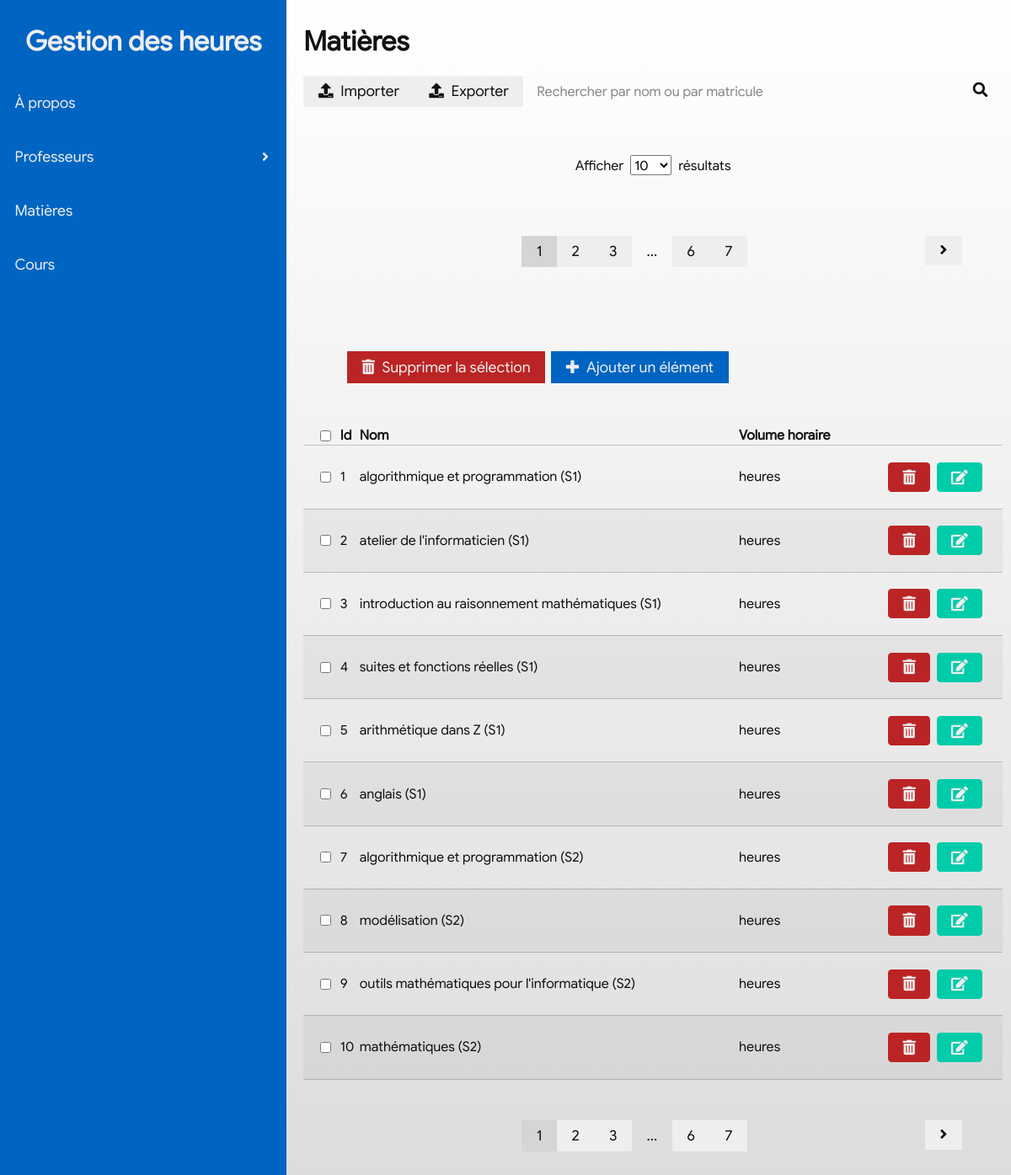
Page /subject on the earlier database version.
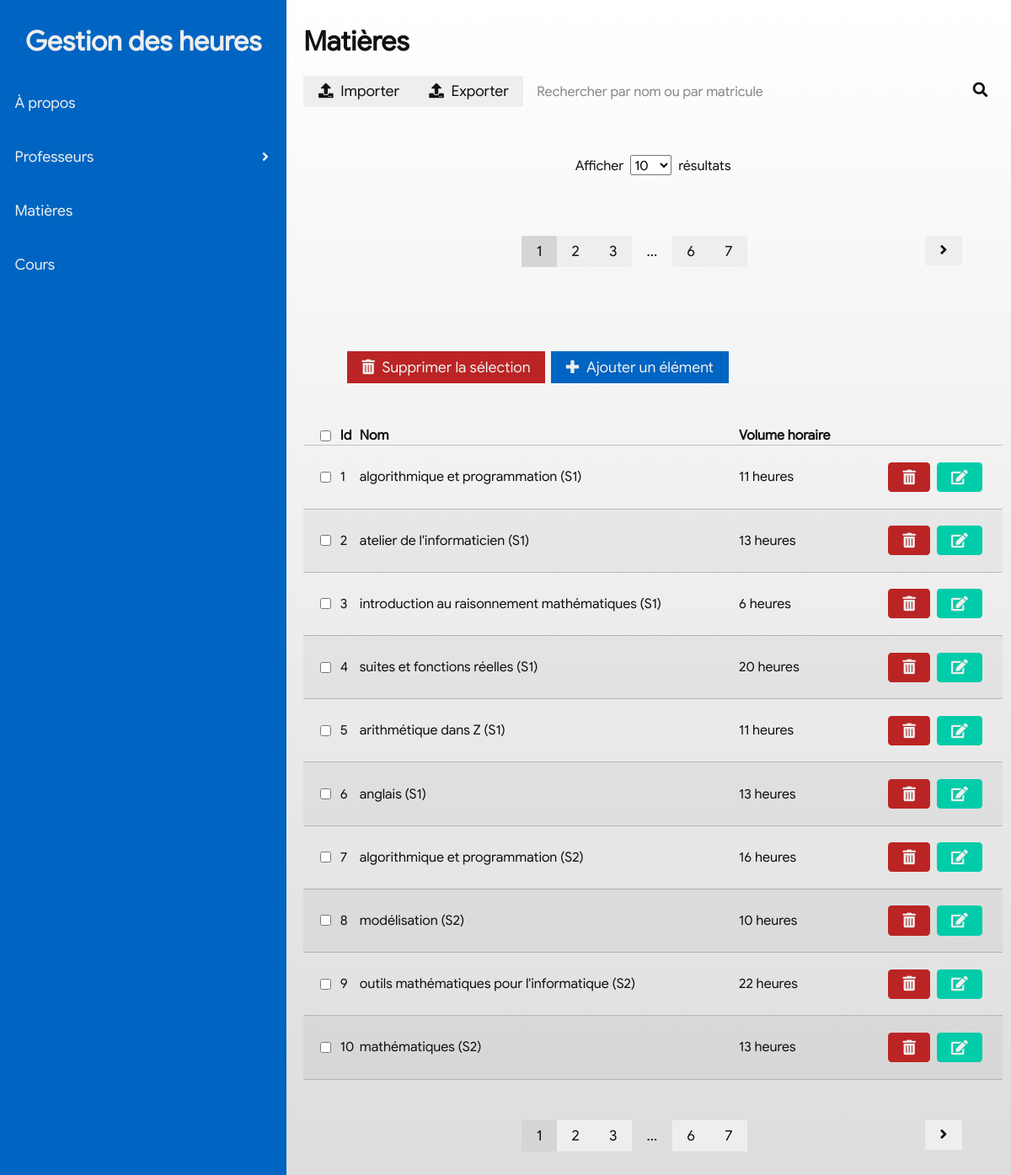
Same page on the later database version.
### tables this page shows
CREATE TABLE subject(id INT AUTO_INCREMENT, name VARCHAR(255), hrs INT, PRIMARY KEY(id));

### index.php (called while the page is built)
<?php
    require_once "controller/includes/db.php";
    require_once "view/functions.php";
    include "view/main.php";

### controller/includes/db.php (called while the page is built, shortened)
<?php
class DB{
    var $_pdo;
    function __construct($dns, $user, $password){
        $this->_pdo = new PDO($dns, $user, $password);
    }
    function query($query){
        return $this->_pdo->query($query);
    }
    function getData($query){
        $response = $this->query($query);
        $output = array();
        while($data = $response->fetch()){
            $item = array();
            foreach($data as $key => $value){
                $item[$key] = $value;
            }
            $output[count($output)] = $item;
        }
        return $output;
    }
}
$DB = new DB('mysql:host=localhost;dbname=phpProject', 'ryan', '');

### view/functions.php (the view, shortened to what this page needs)
    </tr><?php
function printSubjects(){
    global $DB;
    global $resultsPerPage;
    global $currentPage;
    $offset = $currentPage * $resultsPerPage;
    $limit = $resultsPerPage;
    $data = $DB->getData("SELECT * FROM subject LIMIT $limit OFFSET $offset");
    foreach($data as $e){
    ?><tr>
        <td><input type="checkbox" /></td>
        <td> <?php echo $e['id']; ?></td>
        <td> <?php echo utf8_encode($e['name']); ?></td>
        <td> <?php echo utf8_encode($e['hrs']); ?> heures</td>
        <td class="controls"><button class="btn btn-tertiary btn-rounded"><i class="fas fa-trash-alt"></i></button><button
                class="btn btn-quaternary btn-rounded"><i class="fas fa-edit"></i></button></td>
    </tr><?php
    }
}
function resultsPerPage(){
    $items = array(10, 25, 50, 100);
    $shown = isset($_GET['shown'])?$_GET['shown']:$items[0];
    $resultsPerPage = $shown;
    echo "<p><span>Afficher</span><select class='resultsperpage'>";
    foreach($items as $e){
        $attr = ($e == $shown)?'selected':'';
        echo "<option $attr>$e</option>";
    }
    echo "</select><span>résultats</span></p>";
}
function pagination($table){
    global $DB;
    global $resultsPerPage;
    $data = $DB->getData("SELECT COUNT(*) as len FROM $table");
    $len = $data[0][0];
    $pages = ($len / $resultsPerPage);
    $currentPage = isset($_GET['page'])?$_GET['page']:0;
    $dotted = false;
    echo '<div class="pages">';
    for($i = 0; $i < $pages; $i++){
        $p = $i+1;
        if(abs($i - $currentPage) < 2){
            if($i == $currentPage){
                echo "<span class='btn btn-secondary active'>$p</span>";
            }else{
                echo "<a class='btn btn-secondary' href='?page=$i&shown=$resultsPerPage'>$p</a>";
            }
        }else if($i < 3){
            echo "<a class='btn btn-secondary' href='?page=$i&shown=$resultsPerPage'>$p</a>";
        }else if($i+2 >= $pages){
            echo "<a class='btn btn-secondary' href='?page=$i&shown=$resultsPerPage'>$p</a>";
        }else{
            if($dotted) continue;
            echo "<span class='btn btn-secondary btn-disabled'>...</span>";
            $dotted = true;
            continue;
        }
        $dotted = false;
    }
    echo '</div>';
    echo '<div class="next">';
    if($currentPage+1 < $pages)
        echo '<a class="btn btn-secondary" href="?page='.($currentPage+1).'&shown='.$resultsPerPage.'"><i class="fas fa-angle-right"></i></a>';
    echo '</div>';}

### view/main.php (shortened to what this page needs)
<html>
<head>
    <link rel="stylesheet" href="/view/css/main.css" />
    <link rel="stylesheet" href="/view/css/ext.css" />
    <link rel="stylesheet" href="/view/css/payslip.css" />
    <link rel="stylesheet" href="/view/css/normalize.css" />
    <link rel="stylesheet" href="/view/fontawesome/css/fontawesome-all.min.css" />
</head>
<body class="background-light">
    <?php include "view/modules/main-menu.php"; ?>
    <main class="background-light vertical-gradient">
        <?php include "view/modules/content.php"; ?>
    </main>
</body>
</html>

### view/modules/main-menu.php (shortened to what this page needs)
<nav class="background-primary"><button class="btn btn-primary toggle-button"><i class="fas fa-bars"></i></button>
    <header>
        <h1>Gestion des heures</h1>
    </header>
    <div class="navigation">
        <ul>
            <li><a class="btn btn-primary btn-nav" href='/about'>À propos</a></li>
            <li><a class="btn btn-primary btn-nav" href='/teacher'>Professeurs</a><i class="fas fa-angle-right"></i>
            </li>
            <li><a class="btn btn-primary btn-nav" href='/subject'>Matières</a></li>
            <li><a class="btn btn-primary btn-nav" href='/course'>Cours</a></li>
        </ul>
    </div>
</nav>

### view/modules/content.php (shortened to what this page needs)
<?php
$URI = $_SERVER['REQUEST_URI'];
if(preg_match('/^\/(index\.(php|html))?$/', $URI)){
    include "view/modules/home.php";
}else if(preg_match('/\/teacher/', $URI)){
    include "view/modules/teacher.php";
}else if(preg_match('/\/subject/', $URI)){
    include "view/modules/subject.php";
}

### view/modules/subject.php
<h1>Matières</h1>
<nav class="topmenu">
    <ul>
        <li><button class="btn btn-light"><i class="icon fas fa-upload"></i><span>Importer</span></button></li>
        <li><button class="btn btn-light"><i class="icon fas fa-upload"></i><span>Exporter</span></button></li>
        <li>
            <form class="searchbar"><input class="control" type="search" placeholder="Rechercher par nom ou par matricule" /><button
                    class="btn"><i class="fas fa-search"></i></button></form>
        </li>
    </ul>
</nav>
<section>
    <div class="row-count">
        <?php resultsperPage(); ?>
    </div>
    <div class="pagination">
        <?php pagination("subject"); ?>
    </div>
    <div class="selection-controls"><button class="btn btn-tertiary"><i class="icon fas fa-trash-alt"></i><span>Supprimer
                la sélection</span></button><button class="btn btn-primary"><i class="icon fas fa-plus"></i><span>Ajouter
                un élément</span></button></div>
    <table>
        <thead>
            <tr>
                <td><input type="checkbox" /></td>
                <td>Id</td>
                <td>Nom</td>
                <td>Volume horaire</td>
                <td> </td>
            </tr>
        </thead>
        <tbody>
            <?php printSubjects(); ?>
        </tbody>
    </table>
    <div class="pagination">
        <?php pagination("subject"); ?>
    </div>
</section>

### view/css/main.css (style rules this page uses)
html { box-sizing: border-box; }
*, *:before, *:after { box-sizing: inherit; }
html { font-family: Arial; }
.btn { padding: 0.5em 1em; border: none; background: none; font-size: 1.1em; }
.btn:active, .btn.active { outline: none; }
.btn.btn-primary { background: #009fbb; color: white; }
.btn.btn-secondary { background: #ccc; }
.btn.btn-rounded { border-radius: .25em; }
a.btn { display: inline-block; text-decoration: none; color: inherit; }
.btn > .icon { padding-right: .5em; }
.btn, .control, .searchbar { transition: color 0.3s ease 0s, background 0.3s ease 0s; }
main > section { padding-top: 1em; padding-bottom: 1em; }
.controls { padding-top: 1em; padding-bottom: 1em; }
.control { font-size: 1rem; padding: 0.5em 1em; border: none; background: none; }
.control::placeholder { color: inherit; opacity: 0.5; }
.searchbar { position: relative; }
.searchbar .control { width: 100%; color: inherit; }
.searchbar button { position: absolute; top: 0px; right: 0px; }
.searchbar button, .searchbar button * { color: inherit; }
.background-light { background: #eee; color: #111; }
.background-light.vertical-gradient { background-image: linear-gradient(white, gainsboro); }
.background-primary { background: #0064c2; color: #eee; }
.btn.btn-light { background: #eee; color: #111; }
.btn.btn-primary { background: #0064c2; color: #eee; }
.btn.btn-secondary { background: #eee; color: #111; }
.btn.btn-secondary:hover, .btn.btn-secondary:active, .btn.btn-secondary.active { background: #d5d5d5; }
.btn.btn-tertiary { background: #bb2424; color: #eee; }
.btn.btn-quaternary { background: #00ccaa; color: #eee; }
html { font-family: 'Google Sans', 'Helvetica Neue', Arial !important; }
* { box-sizing: border-box !important; }
body { margin: 0; }
body > * { width: 100%; min-height: 100vh; }
body > nav { position: fixed !important; z-index: 100; height: 100%; right: 100%; width: calc(100% - 10%); transition: right ease-in-out 300ms; padding: 10px 30px 20px 30px; }
body > main { padding: 10px 10px 20px 70px; }
@media (min-width: 728px) { body { display: grid; grid-template-columns: max-content auto; } }
@media (min-width: 728px) { body > nav { position: initial !important; width: 100%; } }
@media (min-width: 728px) { body > main { padding: 10px 10px 20px 20px; } }
nav .navigation ul { margin: 0; padding: 0; }
nav .navigation ul a.btn { padding-top: 0; padding-bottom: 0; }
nav .navigation ul li { line-height: 4rem; position: relative; margin: 0px -30px 0px -30px; list-style: none; }
nav .navigation ul a.btn { display: block; }
nav .navigation ul i { position: absolute; line-height: 4rem; z-index: 200; right: 1.3333333333rem; top: 0; }
nav .navigation i { transition: transform ease-in-out 300ms; }
.topmenu ul, .topmenu li { margin: 0; padding: 0; list-style: none; vertical-align: middle; }
.topmenu ul { display: grid; grid-template-columns: max-content max-content auto; }
.topmenu .searchbar .control { line-height: 22px; }
table { border-collapse: collapse; width: 100%; }
table thead { font-weight: 600; }
table tr { border-bottom: 1px solid rgba(0, 0, 0, 0.2); }
table tr:nth-of-type(2n) { background: rgba(0, 0, 0, 0.04); }
table tr > td:first-child { padding-left: 20px; }
table tr > td:last-child { padding-right: 20px; }
table td.controls { text-align: right; }
table td.controls .btn { margin: 0.2em; }
.row-count { text-align: center; }
.row-count select { margin: 0.5em; display: inline-block; }
.pagination { padding: 3em; display: grid; grid-template-columns: max-content auto max-content; }
.pagination .pages { display: flex; justify-content: center; }
.selection-controls, .export { padding: 3em; }
.selection-controls > *, .export > * { margin: 0.2em; }

### view/css/ext.css (style rules this page uses)
.btn-disabled { background: unset!important; }

Differences in the rows shown:
changed subject "algorithmique et programmation (S1)": hrs (not shown) → "11"
changed subject "atelier de l'informaticien (S1)": hrs (not shown) → "13"
changed subject "introduction au raisonnement mathématiques (S1)": hrs (not shown) → "6"
changed subject "suites et fonctions réelles (S1)": hrs (not shown) → "20"
changed subject "arithmétique dans Z (S1)": hrs (not shown) → "11"
changed subject "anglais (S1)": hrs (not shown) → "13"
changed subject "algorithmique et programmation (S2)": hrs (not shown) → "16"
changed subject "modélisation (S2)": hrs (not shown) → "10"
changed subject "outils mathématiques pour l'informatique (S2)": hrs (not shown) → "22"
changed subject "mathématiques (S2)": hrs (not shown) → "13"
